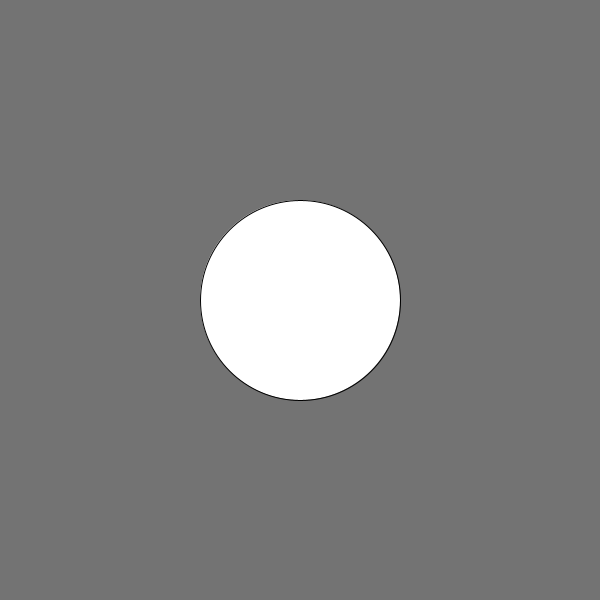
Frame 1 (no input)
Frame 60 (the mouse pressed at the canvas centre just before this capture): identical to frame 1, image omitted
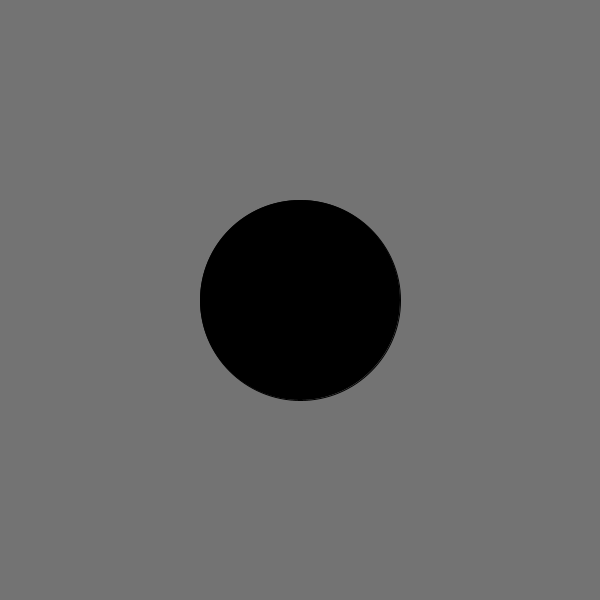
Frame 120 (the mouse held since frame 60 and released just before this capture)

The Processing sketch that drew these frames (run headless with seeded random() and noise(); from frame 60 on, the mouse is pressed at the canvas centre):

// Processing sketch: sketch_3
// ── sketch_3.pde
void setup(){
  size(600,600);
}
void draw() {
  background(115);
  
  float distance = dist(width/2,height/2,mouseX,mouseY);
  println(distance);
  if (distance < 100) {
    fill(0);
  } else {
    fill(255);
  }
  
  ellipse(width/2,height/2,200,200);
}
